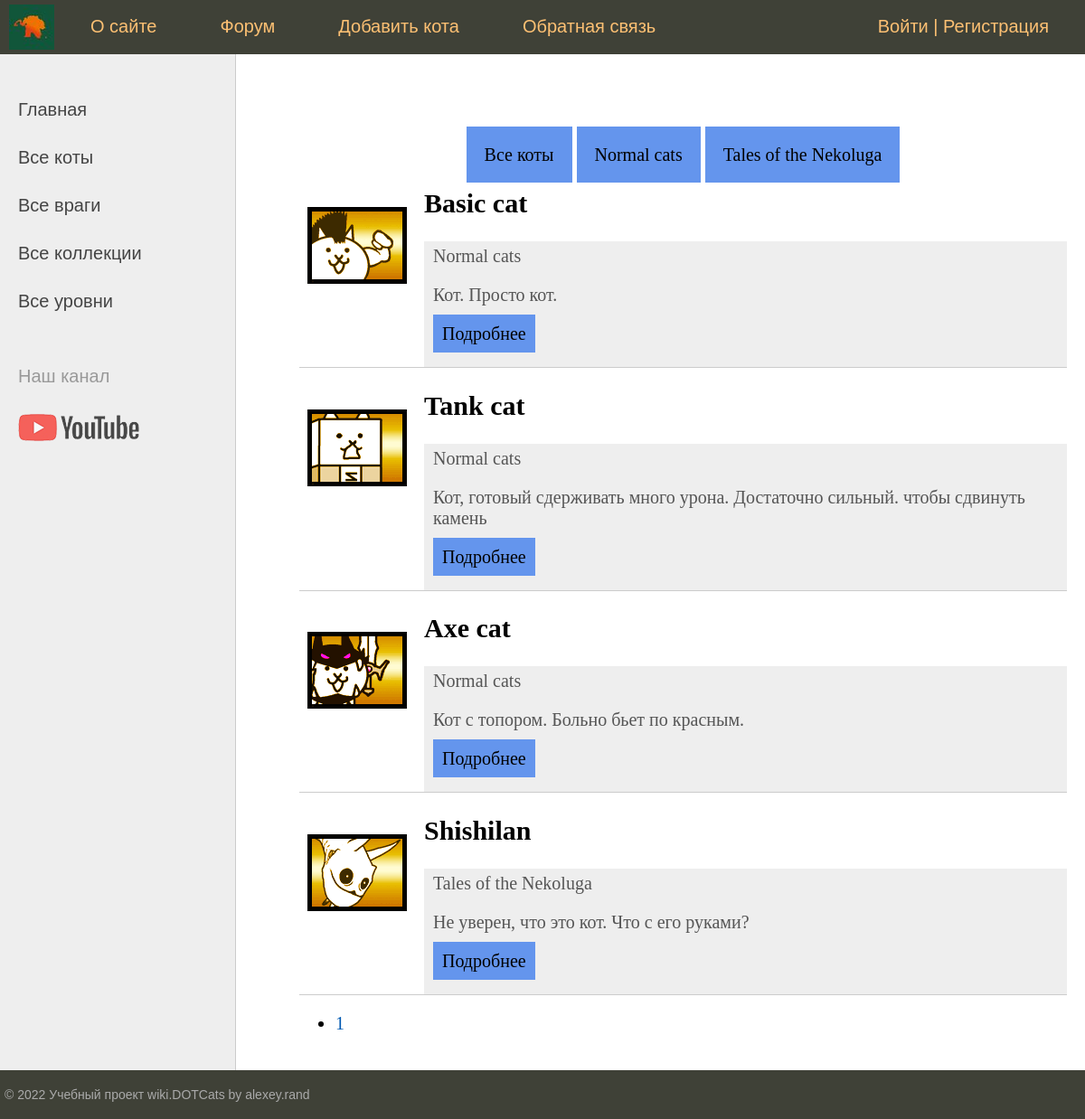
The page /cats/all_cats on the database its author committed.
### hero/models.py (models this page shows, shortened)
class Collection(models.Model):
    name = models.CharField(max_length=255, db_index = True, verbose_name="Коллекция")
    slug = models.SlugField(max_length=255, unique=True, db_index=True, verbose_name="URL")
    content = models.TextField(blank=True)
    photo = models.ImageField(upload_to="photos/")
    class Meta:
        verbose_name = 'Коллекции'
        verbose_name_plural = 'Коллекции'
        ordering = ["id"]

class Cat(models.Model):
    name = models.CharField(max_length=255, verbose_name='Имя')
    slug = models.SlugField(max_length=255, unique=True, db_index=True, verbose_name="URL")
    content = models.TextField(blank=True, verbose_name='Описание')
    stats = models.TextField(blank=True, verbose_name='Статы')
    photo = models.ImageField(upload_to="photos/cats/", verbose_name='Фото')
    time_create = models.DateTimeField(auto_now_add=True, verbose_name='Время создания')
    time_update = models.DateTimeField(auto_now=True, verbose_name='Время изменения')
    is_published = models.BooleanField(default=True, verbose_name='Опубликовано')
    coll = models.ForeignKey('Collection', on_delete = models.PROTECT, null = True, verbose_name='Коллекция', related_name='get_cats')
    class Meta:
        verbose_name = 'Коты'
        verbose_name_plural = 'Коты'
        ordering = ['coll', 'time_create']
    def get_absolute_url(self):
        return reverse('cat', kwargs = {'catname': self.slug})

### hero/views.py (the view)
# urls.py: path("cats/<slug:showcats>", Cats.as_view(), name="cats"),
class Cats(ListView):
    paginate_by = 5
    showname = 'all_cats'
    model = Cat
    template_name = 'cats/cats.html'
    context_object_name = 'cats'
    allow_empty = False                                                          #вызывает 404
    def get_context_data(self, *, object_list=None, **kwargs):
        context = super().get_context_data(**kwargs)
        context['title'] = 'Все коты'
        context['colls'] = Collection.objects.all()
        return context
    def get_queryset(self):
        if self.kwargs['showcats'] == 'all_cats':
            return Cat.objects.filter(is_published=True)
        else:
            return Cat.objects.filter(coll__slug=self.kwargs['showcats'],   is_published=True)

### hero/templatetags/hero_tags.py (called while the page is built)
@register.inclusion_tag('tags/top_menu_home.html', takes_context=True)
def show_top_menu_home(context):
    top_menu = [{'title': "О сайте", 'url_name': 'about'},
                 {'title': "Форум", 'url_name': 'forum'},
                 {'title': "Добавить кота", 'url_name': 'addpost'},
                 {'title': "Обратная связь", 'url_name': 'contact'},
                 {'title': "Войти", 'url_name': 'login'}
                ]
    return {'top_menu': top_menu, "context": context}

@register.inclusion_tag('tags/left_menu_home.html')
def show_left_menu_home():
    left_menu = [{'title': "Главная", 'url_name': 'home', 'selected': 'home'},
                 {'title': "Все коты", 'url_name': 'cats', 'selected': 'cats'},
                 {'title': "Все враги", 'url_name': 'enemies', 'selected': 'enemies'},
                 {'title': "Все коллекции", 'url_name': 'colls', 'selected': 'colls'},
                 {'title': "Все уровни", 'url_name': 'colls', 'selected': 'colls'},
                ]
    return {'left_menu': left_menu}

### hero/templates/cats/cats.html (shortened to what this page needs)
{% extends 'base.html' %}
{% block content %}
<p class="link-read-coll">
<a href="{% url 'cats' 'all_cats' %}">Все коты</a>
{% for cc in colls %}
    <a href="{% url 'cats' cc.slug %}">{{cc.name}}</a>
{% endfor %}
</p>
<ul class="list-articles">
    {% for p in cats %}
    <li>
      {% if p.photo %}
        <img class="img-article-left thumb" src="{{p.photo.url}}">
      {% endif %}
      <h2>{{p.name}}</h2>
      <div class = 'article-panel'>
        {{p.coll.name}}
        <p>{{p.content}}</p>
        <p class="link-read-post"><a href="{{ p.get_absolute_url }}">Подробнее</a></p>
          </div>
    </li>
    {% endfor %}
</ul>
{% endblock %}

### hero/templates/base.html (shortened to what this page needs)
{% load static %}
{% load hero_tags %}
<!DOCTYPE html>
<html>
<head>
	<link type="text/css" href="{% static 'hero/css/styles.css' %}" rel="stylesheet" />
</head>
<body>
<table class="table-page" border=0 cellpadding="0" cellspacing="0">
<tr><td valign=top>
{% block mainmenu %}
		<div class="header">
			<ul id="mainmenu" class="mainmenu">
			<li class="logo"><a href="{% url 'home' %}"><div class="logo"></div></a></li>
{% show_top_menu_home %}
{% if user.is_authenticated %}
  <li class='last'> {{user.username}} | <a href="{% url 'logout' %}">Выйти</a></li>
{% else %}
  <li class="last"><a href="{% url 'login' %}">Войти</a> | <a href="{% url 'register' %}">Регистрация</a></li>
{% endif %}
			</ul>
		</div>
{% endblock mainmenu %}
<table class="table-content" border=0 cellpadding="0" cellspacing="0">
<tr>
	<td valign="top" class="left-chapters">
	<ul id="leftchapters">
{% show_left_menu_home %}
		<li class="share">
		<p>Наш канал</p>
		<a class="share-yt" href="https://www.youtube.com/channel/UCIYZZ0-48in_DiOc8MMMKhQ" target="_blank" rel="nofollow"></a>
		</li>
	</ul>
</td>
<td valign="top" class="content">
	<div class="content-text">
{% block content %}
{% endblock %}
<nav class="list-pages">
  <ul>
    {% for p in paginator.page_range %}
      <li class="page-num">
        <a href="?page={{ p }}">{{ p }}</a>
      </li>
    {% endfor %}
  </ul>
</nav>
	</div>
</td></tr></table>
</td></tr>
<tr><td valign=top>
	<div id="footer">
		<p>&copy; 2022 Учебный проект wiki.DOTCats by alexey.rand</p>
	</div>
</td></tr></table>
</body>
</html>

### hero/templates/tags/top_menu_home.html (shortened to what this page needs)
{% for m in top_menu %}
	{% if not forloop.last %}
			<li><a href="{% url m.url_name %}">{{m.title}}</a></li>
	{% endif %}
{% endfor %}

### hero/templates/tags/left_menu_home.html
{% for m in left_menu %}
  {% if  m.title != 'Все коты' %}
    <li><a href="{% url m.url_name %}">{{ m.title }}</a></li>
  {% else  %}
      <li><a href="{% url m.url_name 'all_cats' %}">{{ m.title }}</a></li>
  {% endif %}
{% endfor %}

### hero/static/hero/css/styles.css (style rules this page uses)
html, body { font-family: 'Arial'; margin: 0; padding: 0; height: 100%; width: 100%; color: #444; }
a { color: #0059b2; text-decoration: none; }
img { max-width: 600px; height: auto; }
img.img-article-left { max-width: 300px; height: auto; float: left; padding: 0 10px 10px 0; }
img.img-article-left.thumb { max-width: 150px; height: auto; }
p.link-read-post { text-align: left; }
p.link-read-post a { padding: 10px; min-width: 100px; background: #6495ED; color: #000; text-decoration: none; }
p.link-read-coll { text-align: center; }
p.link-read-coll a { padding: 20px; min-width: 200px; background: #6495ED; color: #000; text-decoration: none; }
div.article-panel { background: #eee; padding: 5px 10px 5px 10px; box-sizing: border-box; overflow: hidden; color: #555; }
ul.list-articles { list-style: none; margin: 0; padding: 0; }
ul.list-articles li { border-bottom: 1px solid #ccc; }
.table-page { width: 100%; height: 100%; vertical-align: top; }
.table-page tr { height: 100%; }
.header { background: #3F4137; height: 60px; }
.logo { background: url('../images/logo.png') no-repeat 10px 5px; width: 70px; height: 60px; }
ul.mainmenu { list-style: none; margin: 0; padding: 0; height: 60px; color: #fdc073; font-size: 20px; overflow: hidden; }
ul.mainmenu li { float: left; margin: 18px 40px 0 30px; }
ul.mainmenu li.logo { margin: 0; }
ul.mainmenu li.last { float: right; }
ul.mainmenu li a { color: #fdc073; text-decoration: none; }
.table-content { width: 100%; min-height: 100%; height: 100%; }
.left-chapters { margin: 0; background: #eee; border-right: 1px solid #ccc; min-height: 100%; }
.left-chapters ul { width: 230px; min-height: 100%; margin: 0; padding: 20px 10px 10px 20px; list-style: none; font-size: 20px; }
.left-chapters ul li { margin: 30px 0 0 0; color: #999; }
.left-chapters ul li a { color: #444; text-decoration: none; }
.left-chapters ul li.share { margin: 60px 0 0 0; }
.left-chapters ul li.share p { margin: 30px 0 30px 0; }
.left-chapters ul li.share a { display: inline-block; width: 40px; height: 40px; margin: 0 20px 0 0; }
.left-chapters ul li.share a.share-yt { width: 100%; height: 30px; background: url('../images/share_yt.png') no-repeat 0 0 }
.content { padding: 40px 20px 20px 40px; width: 100%; box-sizing: border-box; }
.content-text { margin: 60px 0 0 30px; color: #000; font-size: 20px; font-family: Yandex Sans Display Light; }
#footer { box-sizing: border-box; background: #3F4137; padding: 5px; color: #aaa; font-size: 14px; font-family: Verdana, Geneva, Arial, Helvetica; text-align: left; overflow: hidden; }

### rows shown on the page
Collection: name "Normal cats"
Collection: name "Tales of the Nekoluga"
Cat: photo (picture), name "Basic cat", coll.name "Normal cats", content "Кот. Просто кот."
Cat: photo (picture), name "Tank cat", coll.name "Normal cats", content "Кот, готовый сдерживать много урона. Достаточно сильный. чтобы сдвинуть камень"
Cat: photo (picture), name "Axe cat", coll.name "Normal cats", content "Кот с топором. Больно бьет по красным."
Cat: photo (picture), name "Shishilan", coll.name "Tales of the Nekoluga", content "Не уверен, что это кот. Что с его руками?"

### other values the page prints
{{ m.title }} "О сайте" "Форум" "Добавить кота" "Обратная связь"
{{ m.title }} "Главная" "Все враги" "Все коллекции" "Все уровни"
{{ m.title }} "Все коты"
{{ p }} "1"
